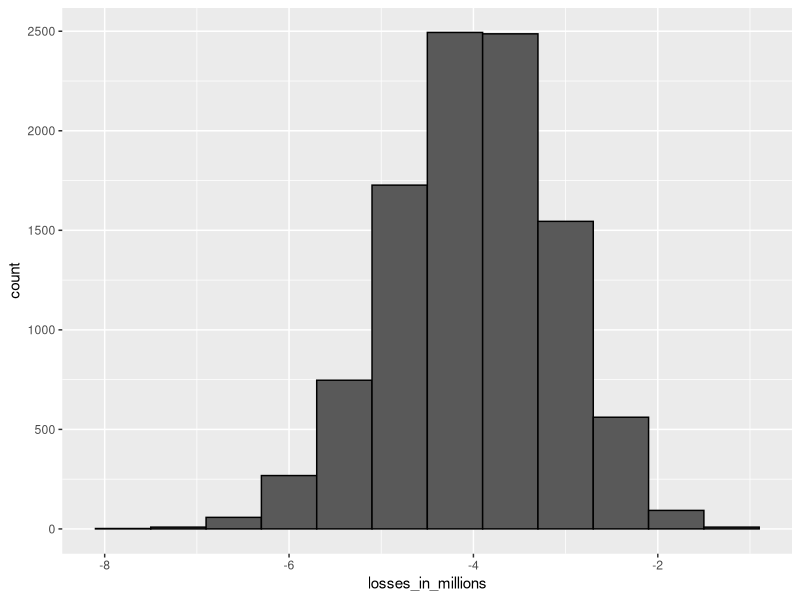

Generate this figure with R:
n <- 1000
loss_per_foreclosure <- -200000
p <- 0.02
defaults <- sample( c(0,1), n, prob=c(1-p, p), replace = TRUE)
sum(defaults * loss_per_foreclosure)

B <- 10000
losses <- replicate(B, {
  defaults <- sample( c(0,1), n, prob=c(1-p, p), replace = TRUE) 
  sum(defaults * loss_per_foreclosure)
})

library(tidyverse)
data.frame(losses_in_millions = losses/10^6) %>%
  ggplot(aes(losses_in_millions)) +
  geom_histogram(binwidth = 0.6, col = "black")

# Expected value and standard error of the sum of 1,000 loans
n*(p*loss_per_foreclosure + (1-p)*0)    # expected value 
sqrt(n)*abs(loss_per_foreclosure)*sqrt(p*(1-p))    # standard error

# Calculating interest rates for expected value of 0
x = - loss_per_foreclosure*p/(1-p)
x
# On a $180,000 loan, this equals an interest rate of:
x/180000

# Calculating interest rate for 1% probability of losing money
l <- loss_per_foreclosure
z <- qnorm(0.01)
x <- -l*( n*p - z*sqrt(n*p*(1-p)))/ ( n*(1-p) + z*sqrt(n*p*(1-p)))
x/180000    # interest rate
loss_per_foreclosure*p + x*(1-p)    # expected value of the profit per loan
n*(loss_per_foreclosure*p + x*(1-p)) # expected value of the profit over n loans

# Monte Carlo simulation for 1% probability of losing money
B <- 100000
profit <- replicate(B, {
  draws <- sample( c(x, loss_per_foreclosure), n, 
                   prob=c(1-p, p), replace = TRUE) 
  sum(draws)
})
mean(profit)    # expected value of the profit over n loans
mean(profit<0)    # probability of losing money

# Expected value with higher default rate and interest rate
p <- .04
loss_per_foreclosure <- -200000
r <- 0.05
x <- r*180000
loss_per_foreclosure*p + x*(1-p)

# Calculating number of loans for desired probability of losing money
z <- qnorm(0.01)
l <- loss_per_foreclosure
n <- ceiling((z^2*(x-l)^2*p*(1-p))/(l*p + x*(1-p))^2)
n    # number of loans required
n*(loss_per_foreclosure*p + x * (1-p))    # expected profit over n loans

# Monte Carlo simulation with known default probability
B <- 10000
p <- 0.04
x <- 0.05 * 180000
profit <- replicate(B, {
  draws <- sample( c(x, loss_per_foreclosure), n, 
                   prob=c(1-p, p), replace = TRUE) 
  sum(draws)
})
mean(profit)

# Monte Carlo simulation with unknown default probability
p <- 0.04
x <- 0.05*180000
profit <- replicate(B, {
  new_p <- 0.04 + sample(seq(-0.01, 0.01, length = 100), 1)
  draws <- sample( c(x, loss_per_foreclosure), n, 
                   prob=c(1-new_p, new_p), replace = TRUE)
  sum(draws)
})
mean(profit)    # expected profit
mean(profit < 0)    # probability of losing money
mean(profit < -10000000)    # probability of losing over $10 million
